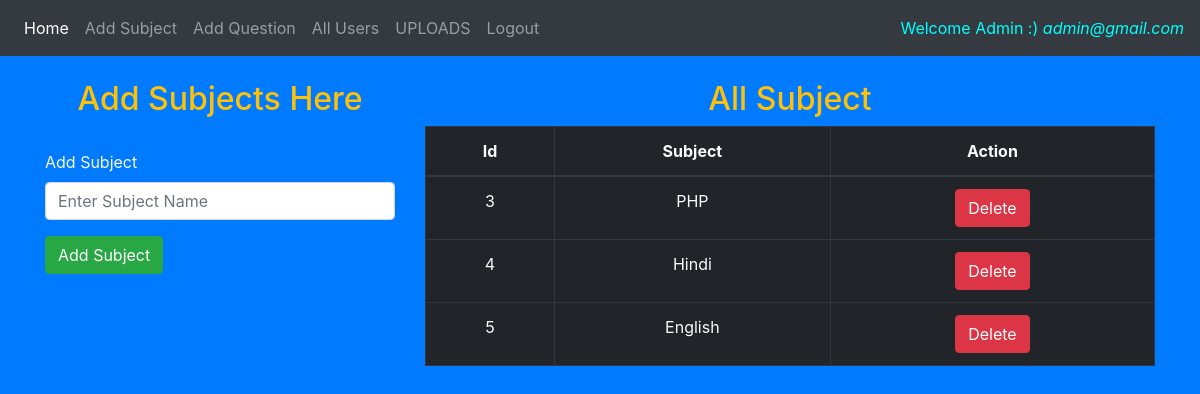
The page /admin/addSubject.php (signed in) on the database its author committed.
### tables this page shows
CREATE TABLE `tbl_subject` (
  `id` int(11) NOT NULL,
  `subjectName` varchar(50) DEFAULT NULL
);

### admin/addSubject.php (the view, shortened to what this page needs)
<?php include "../db_connection.php";
?>
<!DOCTYPE html>
<html lang="en">
<head>
    <link href="../css/bootstrap.min.css" rel="stylesheet">
</head>
<body class="bg-primary text-light">
    <nav class="navbar navbar-expand-lg navbar-dark bg-dark">
        <div class="collapse navbar-collapse" id="navbarColor01">
            <ul class="navbar-nav mr-auto">
                <li class="nav-item active">
                    <a class="nav-link" href="../index.php">Home <span class="sr-only">(current)</span></a>
                </li>
                <li class="nav-item">
                    <a class="nav-link" href="addSubject.php">Add Subject</a>
                </li>
                <li class="nav-item">
                    <a class="nav-link" href="addQuestions.php">Add Question</a>
                </li>
                <li class="nav-item">
                    <a class="nav-link" href="userDetails.php">All Users</a>
                </li><li class="nav-item">
                    <a class="nav-link" href="userUploads.php">UPLOADS</a>
                </li>
                <li class="nav-item">
                    <a class="nav-link" href="logoutpage.php">Logout</a>
                </li>
            </ul>
            <p class="my-2 my-lg-0" style="color:aqua">Welcome Admin :)
                <i> <?php echo $_SESSION['admin'] ?></i>
            </p>
        </div>
    </nav>
    <div class="container">
        <div class="row">
            <div class="col-sm-4">
                <br>
                <h2 class="text-center text-warning">Add Subjects Here</h2>
                <br>
                <form method="post">
                    <div class="form-group">
                        <label>Add Subject</label>
                        <input type="text" name="subject" placeholder="Enter Subject Name" class="form-control"
                            required>
                    </div>
                    <div class="form-group">
                        <input type="submit" name="add" value="Add Subject" class="btn btn-success">
                    </div>
                </form>
            </div>
            <div class="col-sm-8">
                <br>
                <h2 class="text-center text-warning">All Subject</h2>
                <table class="table table-bordered table-dark text-center text-light">
                    <thead>
                        <tr>
                            <th>Id</th>
                            <th>Subject</th>
                            <th colspan="2">Action</th>
                        </tr>
                    </thead>
                    <tbody>
                        <?php
                        $data = mysqli_query($conn, "select * from tbl_subject");
                        while ($dt = mysqli_fetch_array($data)) {
                        ?>
                        <tr>
                            <td><?php echo $dt['id'] ?></td>
                            <td><?php echo $dt['subjectName'] ?></td>
                            <td><a href="addSubject.php?id1=<?php echo $dt['id']; ?>" class="btn btn-danger">Delete</a>
                            </td>
                        </tr>
                        <?php
                        }
                        ?>
                    </tbody>
                </table>
            </div>
        </div>
    </div>
</body>
</html>

### rows shown on the page
tbl_subject: id "3", subjectName "PHP"
tbl_subject: id "4", subjectName "Hindi"
tbl_subject: id "5", subjectName "English"

### other values the page prints
$_SESSION['admin'] "admin@gmail.com"
